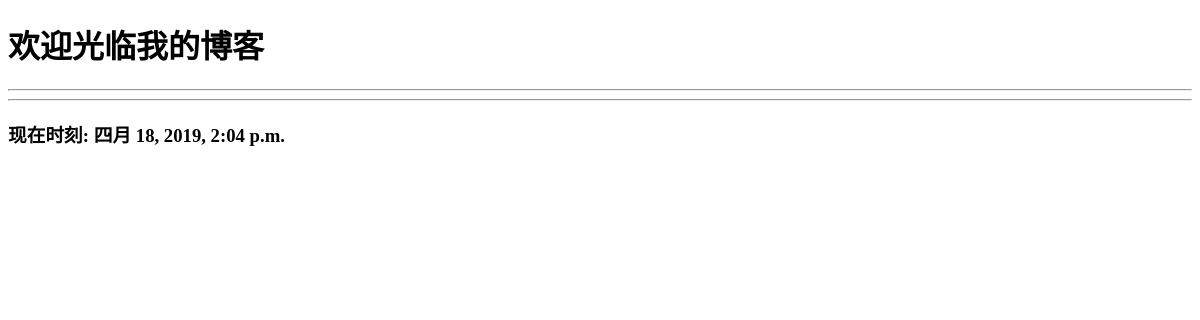
Before: / with the older database file.
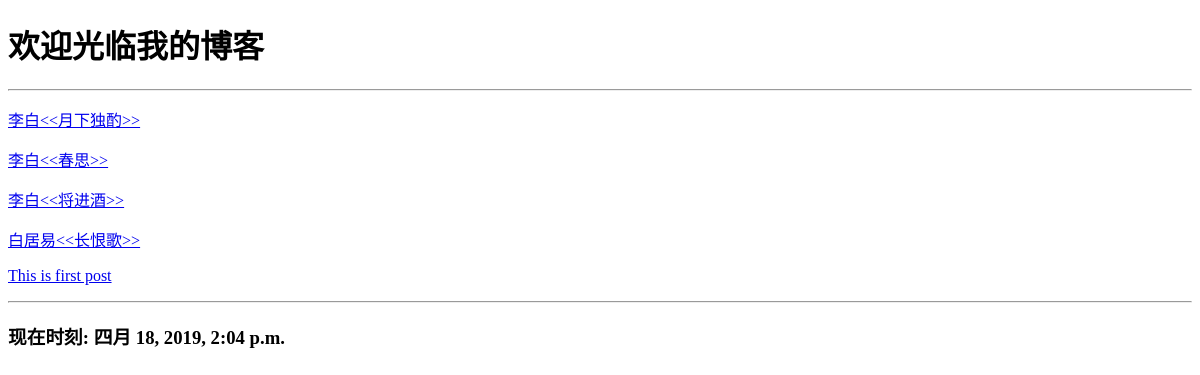
After: the same page with the newer database file.
### mainsite/models.py (models this page shows, shortened)
class Post(models.Model):
    title = models.CharField(max_length=200)
    slug = models.CharField(max_length=200)
    body = models.TextField()
    pub_date = models.DateTimeField(default=timezone.now)
    class Meta:
        ordering = ('-pub_date',)

### mainsite/views.py (the view)
# urls.py: url(r'^$', homepage),
def homepage(request):
    template = get_template('index.html')
    posts = Post.objects.all()
    now = datetime.now
    html = template.render(locals())
    post_lists = list()
    return HttpResponse(html)

### templates/index.html (shortened to what this page needs)
<!DOCTYPE html>
<html>
    <head>
    </head>
    <body>
        <h1>欢迎光临我的博客</h1>
        <hr>
        {% for post in posts %}
            <p> <a href='/post/{{post.slug}}'>{{post.title}}</a></p>
        {% endfor %}
        <hr>
        <h3>现在时刻: {{ now }}</h3>
    </body>
</html>

Changed rows visible on the page:
added Post: title "李白<<月下独酌>>"
added Post: title "李白<<春思>>"
added Post: title "李白<<将进酒>>"
added Post: title "白居易<<长恨歌>>"
added Post: title "This is first post"
